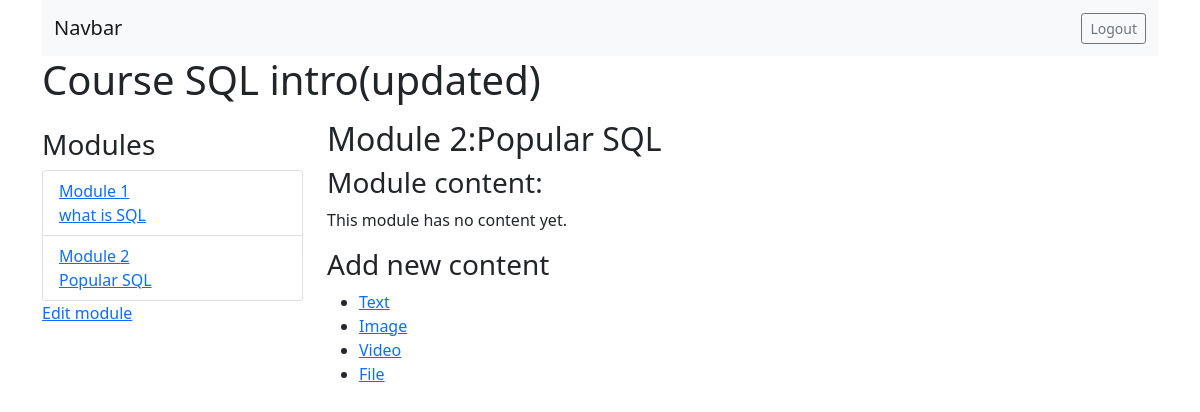
Before: /course/module/7 (signed in) with the older database file.
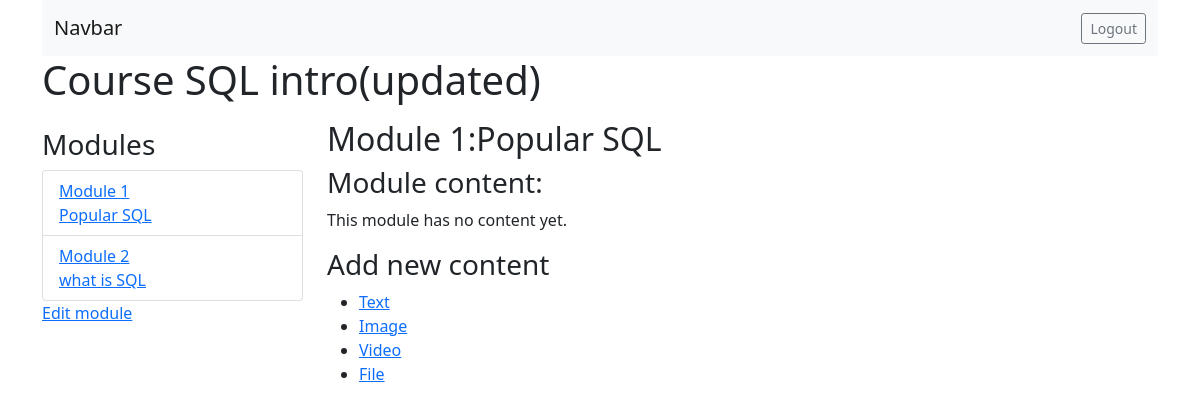
After: the same page with the newer database file.
### courses/models.py (models this page shows, shortened)
class Module(models.Model):
    course = models.ForeignKey(Course, on_delete=models.CASCADE, related_name='modules')
    title = models.CharField(max_length=255)
    description = models.TextField(blank=True, null=True)
    order = OrderField(blank=True, for_fields=['course'])
    class Meta:
        ordering = ['order']

### courses/views.py (the view)
# urls.py: path('module/<int:module_id>', views.ModuleContentListView.as_view(), name='module_content_list'),
class ModuleContentListView(TemplateResponseMixin, View):
    template_name = 'courses/manage/module/content_list.html'
    def get(self,request, module_id):
        module = get_object_or_404(Module, id=module_id, course__owner=request.user)
        return self.render_to_response({'module': module})

### courses/templates/courses/manage/module/content_list.html (shortened to what this page needs)
{% extends 'courses/base.html' %}
{% load course %}
{% block content %}
    {% with course=module.course %}
        <h1 class="mb-3">Course {{course.title}}</h1>
        <div class="row row-col-2">
            <div class="modules mt-2 col-3">
                <h3>Module{{course.modules.all.count|pluralize}}</h3>
                <ul id="modules" class="list-group">
                    {% for m in course.modules.all %}
                        <li data-id="{{m.id}}" class="list-group-item">
                            <a href="{% url 'module_content_list' m.id %}">
                                <span>Module <span class="order">{{m.order|add:1}}</span></span>
                                <br>
                                {{m.title}}
                            </a>
                        </li>
                    {% empty %}
                        <li>No module yet</li>
                    {% endfor %}
                </ul>
                <p><a href="{% url 'course_module_update' course.id %}">Edit module</a></p>
            </div>
            <div class="modules col">
                <h2>Module {{module.order|add:1}}:{{module.title}}</h2>
                <h3>Module content:</h3>
                <div class="mt-2" id="modules-contents">
                    {% for content in module.contents.all %}
                    <div class="card p-2" data-id="{{content.id}}">
                        {% with item=content.item %}
                            <p>{{item}}--{{item|model_name}}</p>
                            <a href="{% url 'module_content_update' module.id item|model_name item.id %}" class="card-link">Edit</a>
                            <form action="{% url 'module_content_delete' content.id %}" method="POST" class="card-link">
                                {% csrf_token %}
                                <input type="submit" value="Delete">
                            </form>
                        {% endwith %}
                    </div>
                    {% empty %}
                        <p>This module has no content yet.</p>
                    {% endfor %}
                </div>
                <h3>Add new content</h3>
                <ul>
                    <li>
                        <a href="{% url 'module_content_create' module.id 'text' %}">Text</a>
                    </li>
                    <li>
                        <a href="{% url 'module_content_create' module.id 'image' %}">Image</a>
                    </li>
                    <li>
                        <a href="{% url 'module_content_create' module.id 'video' %}">Video</a>
                    </li>
                    <li>
                        <a href="{% url 'module_content_create' module.id 'file' %}">File</a>
                    </li>
                </ul>
            </div>
        </div>
    {% endwith %}
{% endblock content %}

Changed rows visible on the page:
changed Module "Popular SQL": order|add "2" → "1"; moves up the list
changed Module "what is SQL": order|add "1" → "2"
